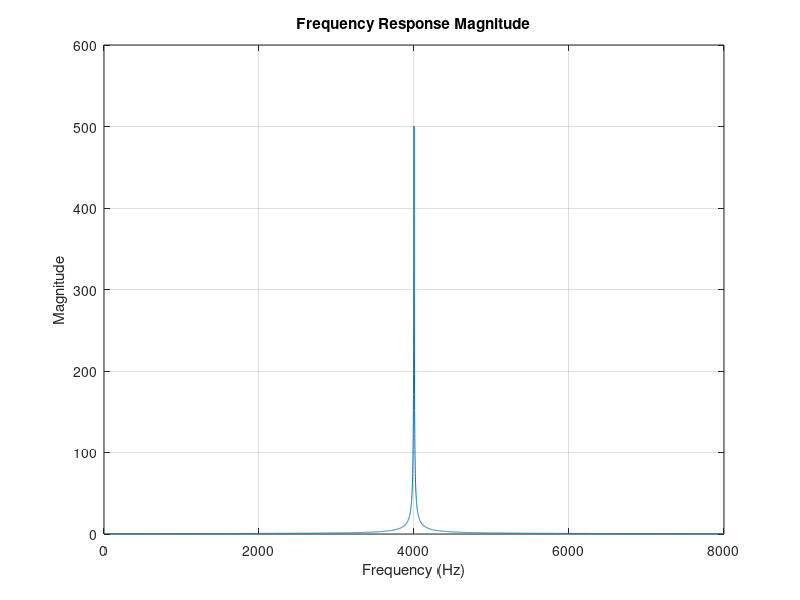
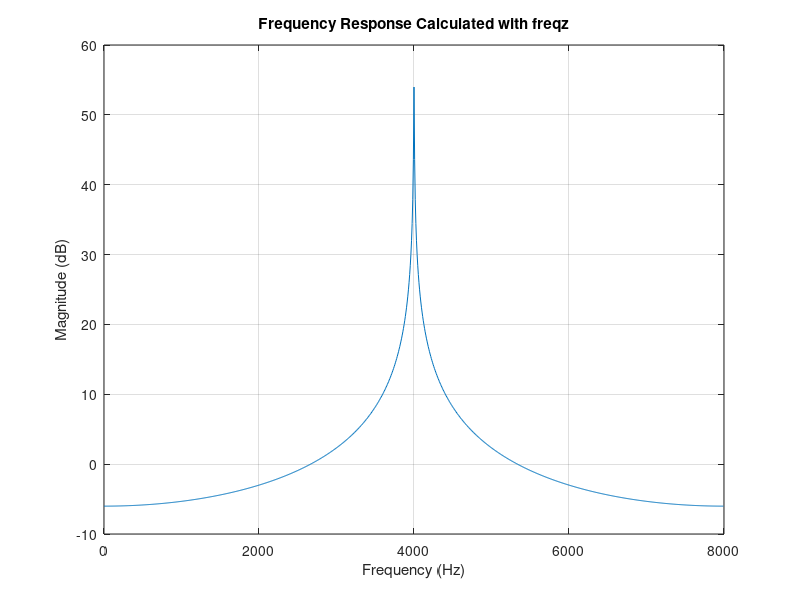
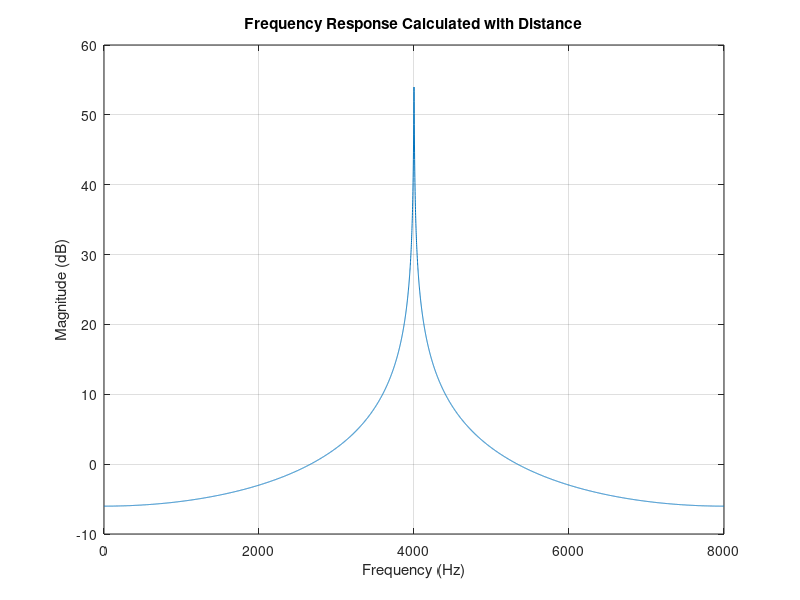
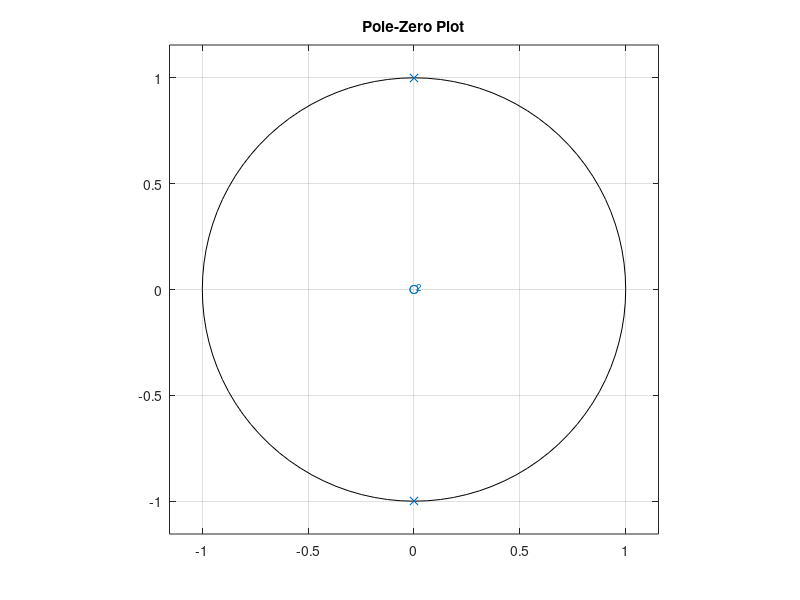

Write MATLAB code to recreate these figures, in order.
clear all; close all; clc;
fs = 16000;
Ts = 1/fs;
f = 0:1:fs/2;
w = 2*pi*f;
z1 = 1*exp(1j*w*Ts);
z_real = real(z1);
z_imag = imag(z1);

n = 2; % Beispiel für die Filterordnung (diesen Wert anpassen, um andere Ordnungen zu testen)
[b] = fir1(n, 0.5);
[b,a] = cheby2(n,3,0.5);
a = [1]; % FIR-Filter haben keine Pole außer bei z=0
%!
%[z, p, k] = tf2zpk(b, a);
a11= 1
z = [-0 + 0*j 0 - 0*j]';
p = [ 0 +  0.999*j  0 -  0.999*j]';
[b,a] = zp2tf(z,p,1);
% Verbindung Pol-Nullstellen und Frequenzgang
D_zero = ones(1, length(z1));
D_poles = ones(1, length(z1));

for i = 1:length(z1)
    for k = 1:length(z)
        D_zero(i) = D_zero(i) * abs(z(k) - (z_real(i) + 1j*z_imag(i)));
    end
    for k = 1:length(p)
        D_poles(i) = D_poles(i) * abs(p(k) - (z_real(i) + 1j*z_imag(i)));
    end
    FrequencyResponseMAG(i) = D_zero(i) / D_poles(i);
end

% Berechnung der Frequenzgangsmagnitude in Dezibel
FrequencyResponseDB = 20 * log10(FrequencyResponseMAG);

% Plot der Magnitudenfrequenzantwort
figure;
plot(f, FrequencyResponseMAG);
xlabel('Frequency (Hz)');
ylabel('Magnitude');
title('Frequency Response Magnitude');
grid on;

% Berechnung der Frequenzgangsmagnitude mit freqz
[H, f_freqz] = freqz(b, a, 1000, fs);

% Plot der Frequenzantwort berechnet mit freqz
figure;
plot(f_freqz, 20 * log10(abs(H)));
grid on;
title('Frequency Response Calculated with freqz');
xlabel('Frequency (Hz)');
ylabel('Magnitude (dB)');

% Plot der Frequenzantwort berechnet mit Abstandsmethode
figure;
plot(f, FrequencyResponseDB);
grid on;
title('Frequency Response Calculated with Distance');
xlabel('Frequency (Hz)');
ylabel('Magnitude (dB)');

% Plot der Nullstellen-Pol-Plot
figure;
zplane(z, p);
title('Pole-Zero Plot');
